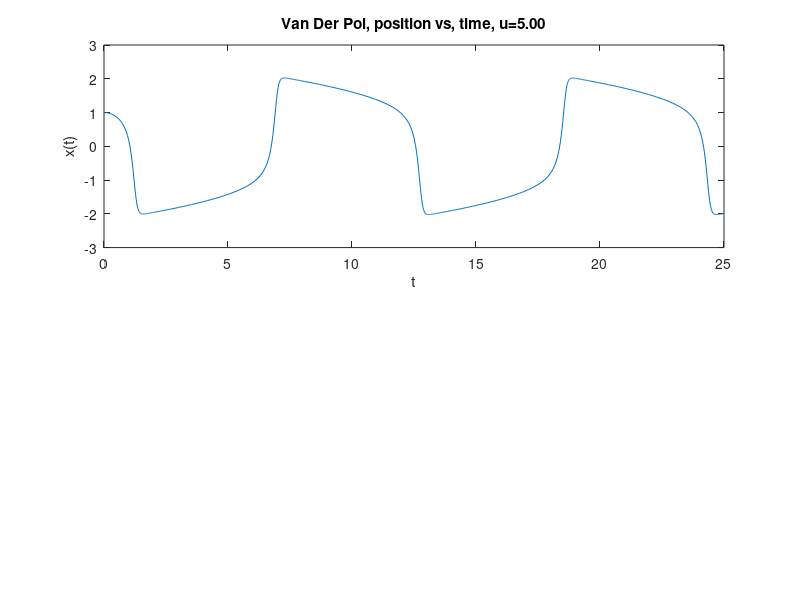

The MATLAB script that drew this image:
function vdp() 
u  = 5; 
x0 = 1; 
y0 = 0; 
options=odeset();
[t,x] = ode45( @rhs, [0,25], [x0,y0],options); 
 
subplot(2,1,1); 
plot(t,x(:,1)); 
xlabel('t'); ylabel('x(t)'); 
title(sprintf('Van Der Pol, position vs, time, u=%3.2f',u)); 
 
%subplot(2,1,2); 
%plot(x(:,1),x(:,2)); 
%xlabel('x(t)'); ylabel('v(t)'); 
%hold on; 
%plot(x0,y0,'*r','MarkerSize',10); 
%title(sprintf('Phase portait showing limit cycle. x(0)=%3.2f, y(0)=%3.2f',x0,y0)); 
%axis equal 
%hold off; 
 
    function dxdt=rhs(t,x) 
        dxdt_1 = x(2); 
        dxdt_2 = u*(1-x(1)^2)*x(2)-x(1); 
 
        dxdt = [dxdt_1 ; dxdt_2]; 
    end 
end

% Defining the function: